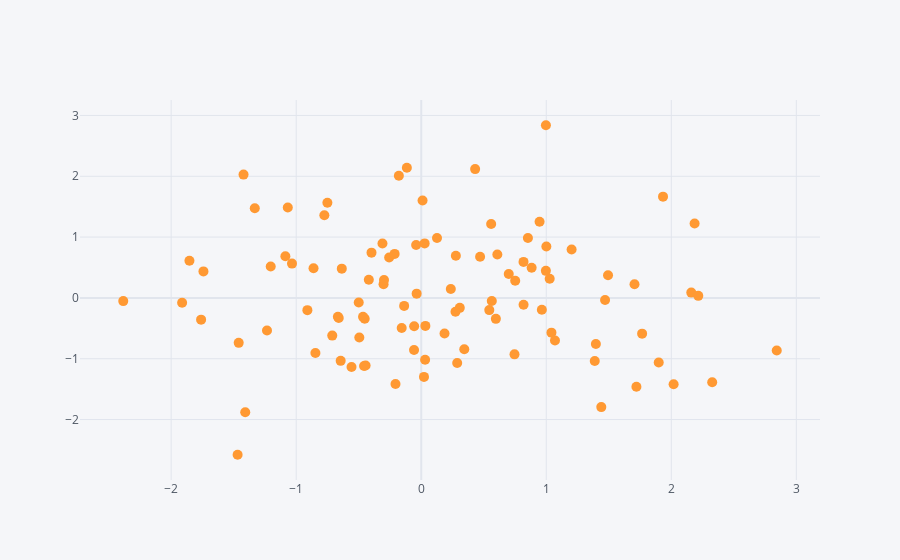

Source (notebook cell):
### Code cell
df.iplot(x = 'A', y = 'B', mode = "markers", size = 10)
